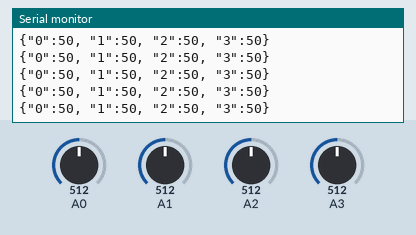
Simulated run of this sketch. Board: Arduino Uno, built with avr-gcc and run on an emulated ATmega328P. On the bench: the last lines printed to the serial monitor. The inputs (shaded band) are chosen by the test bench; at power-on: A0 = 512, A1 = 512, A2 = 512, A3 = 512.

Above: at 1.2 s.
1.3 s: A0 set to 920
At 2.0 s:
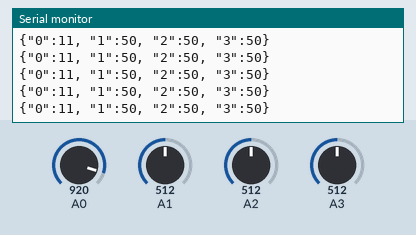
4.3 s: A0 set to 942
At 5.1 s:
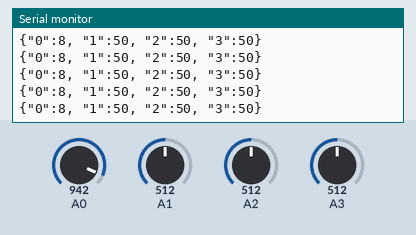
10.3 s: A1 set to 914
At 11.3 s:
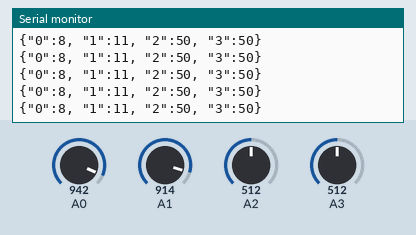
13.3 s: A1 set to 943
At 14.2 s:
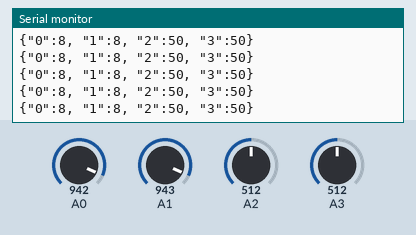
14.8 s: A2 set to 915
At 15.5 s:
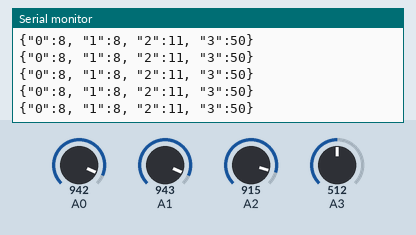
17.8 s: A2 set to 946
At 18.4 s:
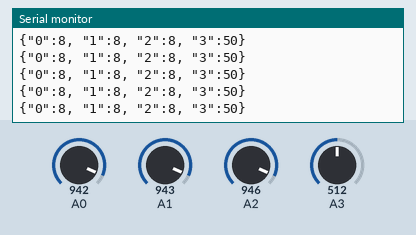
Timing chart, 0 to 20.8 s (numbered marks = the images above; inputs shaded):
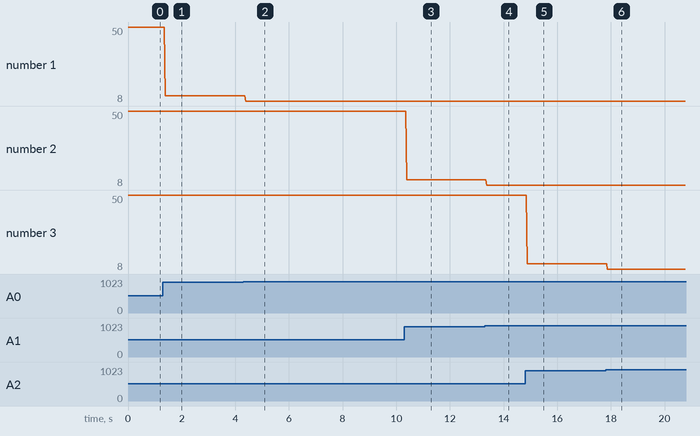

The sketch:

volume.ino
```cpp
int v1, v2, v3, v4;
String json;
void setup() {
  // put your setup code here, to run once:
  Serial.begin(9600);

}

void loop() {
  // put your main code here, to run repeatedly:
  v1 = 100-map(analogRead(A0), 0, 1023, 0, 100);
  v2 = 100-map(analogRead(A1), 0, 1023, 0, 100);
  v3 = 100-map(analogRead(A2), 0, 1023, 0, 100);
  v4 = 100-map(analogRead(A3), 0, 1023, 0, 100);

  json = "{\"0\":"+String(v1)+", \"1\":"+String(v2)+", \"2\":"+String(v3)+", \"3\":"+String(v4)+"}";
  Serial.println(json);
}
```

Measured:
- after the input at 1.3 s, the serial monitor: prints a new line after 0.08 s (image 1)
- after the input at 4.3 s, the serial monitor: prints a new line after 0.09 s (image 2)
- after the input at 10.3 s, the serial monitor: prints a new line after 0.09 s (image 3)
- after the input at 13.3 s, the serial monitor: prints a new line after 0.08 s (image 4)
- after the input at 14.8 s, the serial monitor: prints a new line after 0.08 s (image 5)
- after the input at 17.8 s, the serial monitor: prints a new line after 0.07 s (image 6)
- plotted number 1: 50 → 11 after the input at 1.3 s, 11 → 8 after the input at 4.3 s
- plotted number 2: 50 → 11 after the input at 10.3 s
